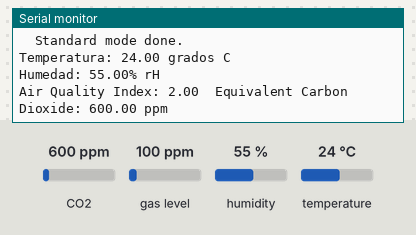
Bench run of a sketch on a simulated ESP8266 (NodeMCU). Shown: the last lines printed to the serial monitor. The test bench sets the inputs (shaded band); at power-on: CO2 600 ppm, humidity 55 %, temperature 24 °C, gas level 100 ppm. Storage starts empty.

Above: at 2.2 s.
2.3 s: CO2 set to 452 ppm
At 6.6 s:
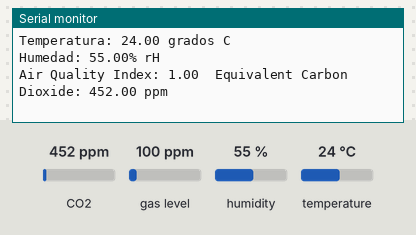
8.4 s: humidity set to 22 %
At 12.7 s:
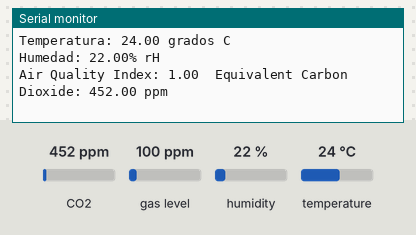
14.5 s: temperature set to 12 °C
At 17.5 s:
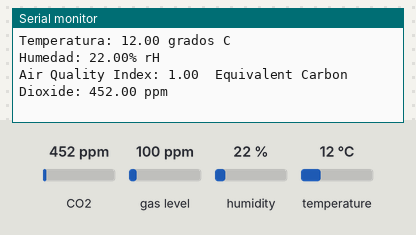

Measured:
- after the input at 2.3 s, the serial monitor: prints a new line after 3.9 s (image 1)
- after the input at 8.4 s, the serial monitor: prints a new line after 2.9 s (image 2)
- after the input at 14.5 s, the serial monitor: prints a new line after 1.9 s (image 3)

The sketch:

ENS160_SDCard.ino
```cpp
#include <Wire.h>
#include <Adafruit_AHTX0.h>
#include "ScioSense_ENS160.h"
#include <SPI.h>
#include <SD.h>

Adafruit_AHTX0 aht;
ScioSense_ENS160 ens160(ENS160_I2CADDR_1);

#define CS_PIN D8 // Pin donde está conectado el módulo SD
#define umbral_eCO2 1000 // Umbral para el nivel de eCO2 que activa el ventilador
#define NUM_LECTURAS 10 // Número de lecturas para calcular la media

int lectura_count = 0;
float sum_humedad = 0;

void setup() {
  Serial.begin(115200);
  pinMode(CS_PIN, OUTPUT); // Configurar el pin del módulo SD como salida

  // Inicializar la tarjeta SD
  if (!SD.begin(CS_PIN)) {
    Serial.println("No se pudo inicializar la tarjeta SD!");
    while (1);
  }
  Serial.println("Tarjeta SD inicializada.");

  // Crear el archivo CSV y escribir encabezados si no existe
  if (!SD.exists("/data.csv")) {
    File dataFile = SD.open("/data.csv", FILE_WRITE);
    if (dataFile) {
      dataFile.println("Temperatura, Humedad, AQI, eCO2, Media_Humedad");
      dataFile.close();
    } else {
      Serial.println("Error al crear data.csv");
    }
  }

  // Inicialización del sensor AHT
  if (!aht.begin()) {
    Serial.println("No se pudo encontrar el sensor AHT10");
    while (1) delay(10);
  }
  Serial.println("Sensor AHT10 encontrado");

  // Inicialización del sensor ENS160
  Serial.println("------------------------------------------------------------");
  Serial.println("ENS160 - Digital air quality sensor");
  Serial.println("Sensor readout in standard mode");
  Serial.println("------------------------------------------------------------");
  delay(1000);
  Serial.print("ENS160...");
  ens160.begin();
  Serial.println(ens160.available() ? "done." : "failed!");

  if (ens160.available()) {
    Serial.print("\tRev: "); Serial.print(ens160.getMajorRev());
    Serial.print("."); Serial.print(ens160.getMinorRev());
    Serial.print("."); Serial.println(ens160.getBuild());

    Serial.print("\tStandard mode ");
    Serial.println(ens160.setMode(ENS160_OPMODE_STD) ? "done." : "failed!");
  }
}

void loop() {
  // Lectura del sensor AHT
  sensors_event_t humedad, temp;
  aht.getEvent(&humedad, &temp);
  float temperatura = temp.temperature;
  float humedad_relativa = humedad.relative_humidity;

  // Lectura del sensor ENS160
  if (ens160.available()) {
    ens160.measure(true);
    ens160.measureRaw(true);

    // Almacenar los valores del sensor en variables
    float AQI = ens160.getAQI();
    float eCO2 = ens160.geteCO2();
    float TVOC = ens160.getTVOC();

    // Sumar la humedad actual a la suma total
    sum_humedad += humedad_relativa;
    lectura_count++;

    // Imprimir los valores en el monitor serie
    Serial.print("Temperatura: "); Serial.print(temperatura); Serial.println(" grados C");
    Serial.print("Humedad: "); Serial.print(humedad_relativa); Serial.println("% rH");
    Serial.print("Air Quality Index: "); Serial.print(AQI); Serial.print("\t");
    Serial.print("Equivalent Carbon Dioxide: "); Serial.print(eCO2); Serial.println(" ppm");

    // Escribir los datos en el archivo CSV
    File dataFile = SD.open("/data.csv", FILE_WRITE);
    if (dataFile) {
      dataFile.print(temperatura); dataFile.print(", ");
      dataFile.print(humedad_relativa); dataFile.print(", ");
      dataFile.print(AQI); dataFile.print(", ");
      dataFile.print(eCO2);

      // Calcular la media de la humedad cada 10 lecturas
      if (lectura_count >= NUM_LECTURAS) {
        float media_humedad = sum_humedad / NUM_LECTURAS;
        Serial.print("Media de Humedad: "); Serial.println(media_humedad);
        dataFile.print(", ");
        dataFile.println(media_humedad);

        // Reiniciar contador y suma
        lectura_count = 0;
        sum_humedad = 0;
      } else {
        dataFile.println();
      }

      dataFile.close();
    } else {
      Serial.println("Error al escribir en data.csv");
    }
  } else {
    Serial.println("No se pudo encontrar el sensor ENS160");
  }

  delay(5000); // Espera 5 segundos antes de la próxima lectura
}
```
